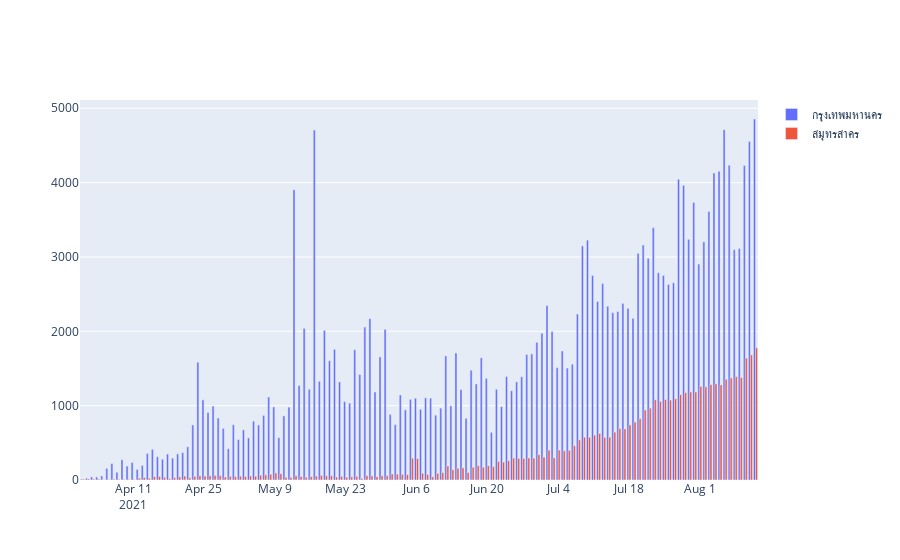

Notebook cell for this chart:
### Code cell
fig=go.Figure()
fig.add_trace(go.Bar(x=show_df.index,y=show_df['กรุงเทพมหานคร'],name='กรุงเทพมหานคร'))
fig.add_trace(go.Bar(x=show_df.index,y=show_df['สมุทรสาคร'],name='สมุทรสาคร'))

### Figure 1 — Plotly figure (JSON) as saved in the notebook; plotly's stock layout.template omitted (floating-point values rounded to 4 significant figures; data arrays with more than 128 entries replaced by an {"elided": "..."} marker saying what was removed)
{"data": [{"name": "กรุงเทพมหานคร", "type": "bar", "x": {"elided": "134 str values"}, "y": {"elided": "134 int values"}}, {"name": "สมุทรสาคร", "type": "bar", "x": {"elided": "134 str values"}, "y": {"elided": "134 int values"}}], "layout": {}}
